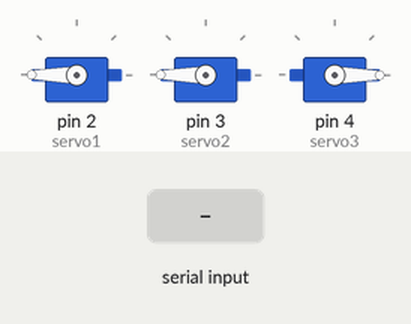
Recording of a sketch running on a simulated Arduino Uno, built with avr-gcc and run on an emulated ATmega328P. Shown: 3 × servo. The test bench sets the inputs (shaded band).

Above: at 1.2 s.
1.3 s: "30,150\n" received over Serial
At 2.2 s:
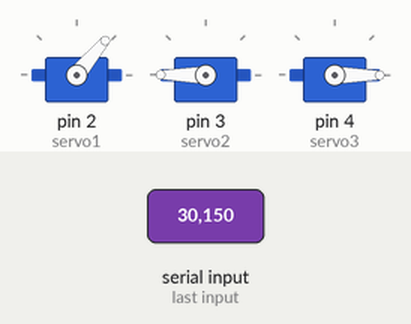
2.8 s: "1\n" received over Serial
At 5.0 s:
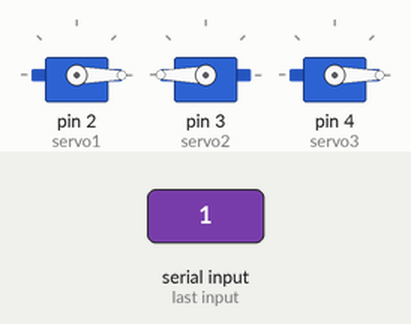
5.3 s: "2\n" received over Serial
At 7.1 s:
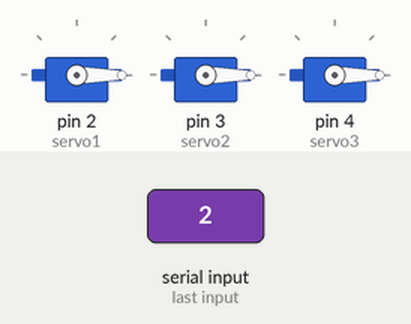
7.8 s: "30,150\n" received over Serial
At 8.4 s:
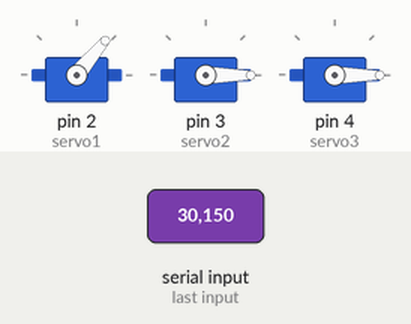
Timing chart, 0 to 10.3 s (numbered marks = the images above; inputs shaded):
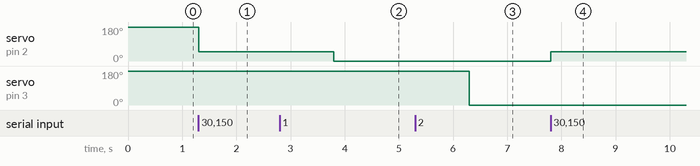

Measured:
- after the input at 1.3 s, servo on pin 2 (servo1): 180° → 50° at once
- after the input at 2.8 s, servo on pin 2 (servo1): 50° → 0° after 1.0 s
- after the input at 5.3 s, servo on pin 3 (servo2): 180° → 0° after 1.0 s
- after the input at 7.8 s, servo on pin 2 (servo1): 0° → 50° at once

The sketch:

ardu.ino
```cpp
#include <Servo.h>

// Create servo objects
Servo servo1;
Servo servo2;
Servo servo3;

void setup() {
  // Initialize serial communication
  Serial.begin(9600);

  // Attach servos to pins
  servo1.attach(2);
  servo2.attach(3);
  servo3.attach(4);

  // Initialize servos to center position

  //water
  servo1.write(180);

  //throw
  servo2.write(180);

  //smile
  servo3.write(0);
}

void loop() {
  if (Serial.available() > 0) {
    // Read the incoming command
    int pin = Serial.read() - '0';  // Convert char to int
    int angle = Serial.parseInt();

    // Control servo based on pin and input angle
    if (angle >= 0 && angle <= 180) {
      switch(pin) {
        case 1:
          servo1.write(angle);
          break;
        case 2:
          servo2.write(angle);
          break;
        case 3:
          servo3.write(angle);
          break;
      }
    }

    // Clear any remaining characters
    while(Serial.available() > 0) {
      Serial.read();
    }
  }
}
```
